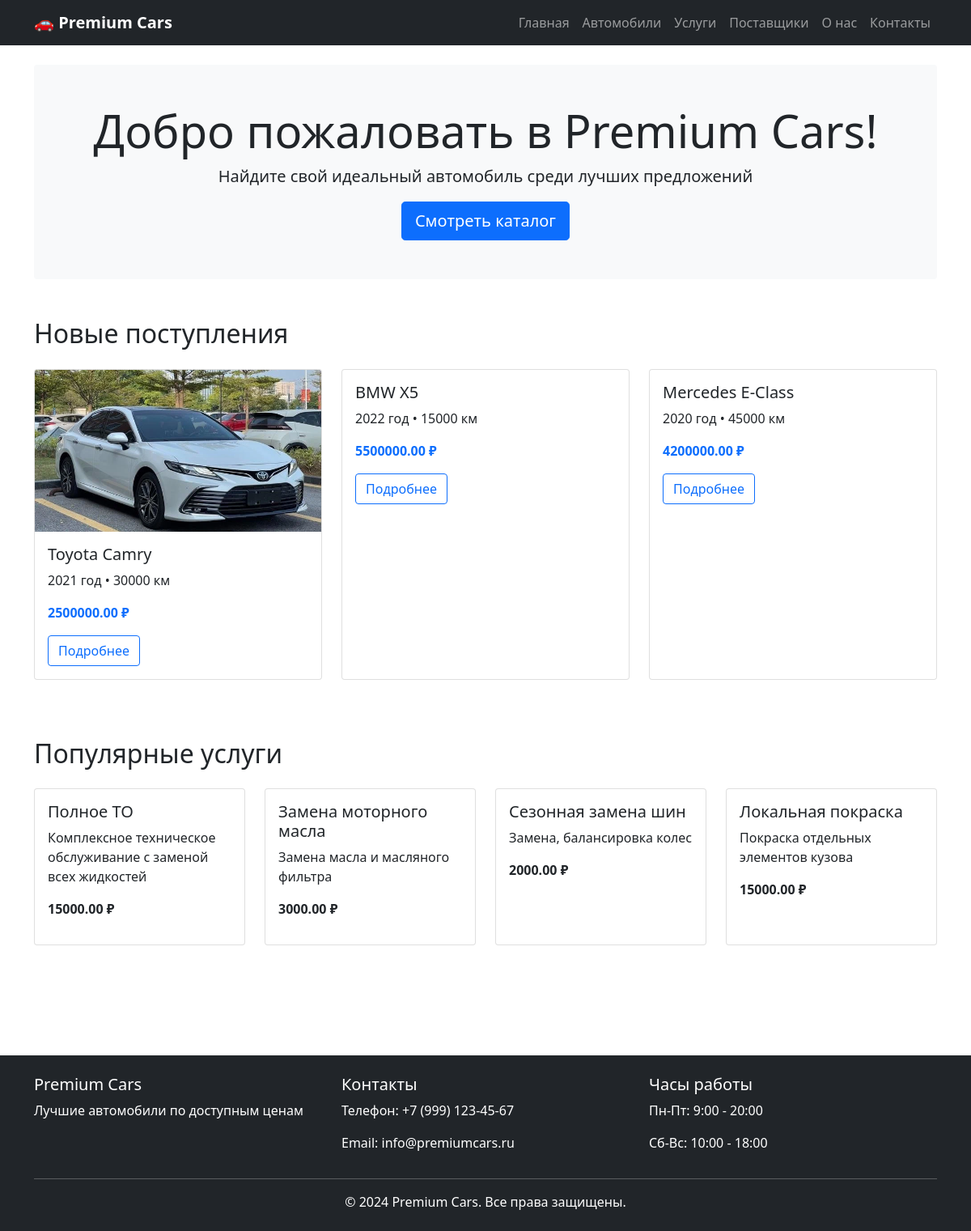
The page / on the database its author committed.
### autosalon/models.py (models this page shows, shortened)
class Car(models.Model):
    BRAND_CHOICES = [
        ('Toyota', 'Toyota'),
        ('BMW', 'BMW'),
        ('Mercedes', 'Mercedes'),
        ('Audi', 'Audi'),
        ('Hyundai', 'Hyundai'),
        ('Kia', 'Kia'),
        ('Lexus', 'Lexus'),
        ('Mazda', 'Mazda'),
    ]
    title = models.CharField(max_length=200, verbose_name="Название автомобиля")
    brand = models.CharField(max_length=50, choices=BRAND_CHOICES, verbose_name="Марка")
    model = models.CharField(max_length=100, verbose_name="Модель")
    year = models.IntegerField(verbose_name="Год выпуска")
    price = models.DecimalField(max_digits=10, decimal_places=2, verbose_name="Цена")
    mileage = models.IntegerField(verbose_name="Пробег (км)")
    color = models.CharField(max_length=50, verbose_name="Цвет")
    description = models.TextField(verbose_name="Описание")
    image = models.ImageField(upload_to='cars/', verbose_name="Фото", blank=True)
    created_at = models.DateTimeField(auto_now_add=True)
    is_sold = models.BooleanField(default=False, verbose_name="Продан")
    class Meta:
        verbose_name = "Автомобиль"
        verbose_name_plural = "Автомобили"

class Service(models.Model):
    name = models.CharField(max_length=200, verbose_name="Название услуги")
    description = models.TextField(verbose_name="Описание")
    price = models.DecimalField(max_digits=10, decimal_places=2, verbose_name="Цена")
    duration = models.CharField(max_length=50, verbose_name="Длительность")
    class Meta:
        verbose_name = "Услуга"
        verbose_name_plural = "Услуги"

### autosalon/views.py (the view)
# urls.py: path('', views.home, name='home'),
def home(request):
    cars = Car.objects.filter(is_sold=False)[:6]  # 6 последних автомобилей
    services = Service.objects.all()[:4]  # 4 услуги для показа на главной
    return render(request, 'autosalon/home.html', {
        'cars': cars,
        'services': services
    })

### autosalon/templates/autosalon/home.html
{% extends 'autosalon/base.html' %}
{% block content %}
<div class="hero-section bg-light rounded p-5 mb-5 text-center">
    <h1 class="display-4">Добро пожаловать в Premium Cars!</h1>
    <p class="lead">Найдите свой идеальный автомобиль среди лучших предложений</p>
    <a href="{% url 'cars_list' %}" class="btn btn-primary btn-lg">Смотреть каталог</a>
</div>
<section class="mb-5">
    <h2 class="mb-4">Новые поступления</h2>
    <div class="row">
        {% for car in cars %}
        <div class="col-md-4 mb-4">
            <div class="card car-card h-100">
                {% if car.image %}
                <img src="{{ car.image.url }}" class="card-img-top" alt="{{ car.title }}" style="height: 200px; object-fit: cover;">
                {% endif %}
                <div class="card-body">
                    <h5 class="card-title">{{ car.brand }} {{ car.model }}</h5>
                    <p class="card-text">{{ car.year }} год • {{ car.mileage }} км</p>
                    <p class="text-primary fw-bold">{{ car.price }} ₽</p>
                    <a href="{% url 'car_detail' car.id %}" class="btn btn-outline-primary">Подробнее</a>
                </div>
            </div>
        </div>
        {% endfor %}
    </div>
</section>
<section class="mb-5">
    <h2 class="mb-4">Популярные услуги</h2>
    <div class="row">
        {% for service in services %}
        <div class="col-md-3 mb-3">
            <div class="card h-100">
                <div class="card-body">
                    <h5 class="card-title">{{ service.name }}</h5>
                    <p class="card-text">{{ service.description|truncatechars:100 }}</p>
                    <p class="fw-bold">{{ service.price }} ₽</p>
                </div>
            </div>
        </div>
        {% endfor %}
    </div>
</section>
{% endblock %}

### autosalon/templates/autosalon/base.html (shortened to what this page needs)
<!DOCTYPE html>
<html lang="ru">
<head>
    <link href="https://cdn.jsdelivr.net/npm/bootstrap@5.1.3/dist/css/bootstrap.min.css" rel="stylesheet">
</head>
<body>
    <nav class="navbar navbar-expand-lg navbar-dark bg-dark">
        <div class="container">
            <a class="navbar-brand" href="{% url 'home' %}">🚗 Premium Cars</a>
            <div class="collapse navbar-collapse" id="navbarNav">
                <ul class="navbar-nav ms-auto">
                    <li class="nav-item"><a class="nav-link" href="{% url 'home' %}">Главная</a></li>
                    <li class="nav-item"><a class="nav-link" href="{% url 'cars_list' %}">Автомобили</a></li>
                    <li class="nav-item"><a class="nav-link" href="{% url 'services' %}">Услуги</a></li>
                    <li class="nav-item"><a class="nav-link" href="{% url 'suppliers' %}">Поставщики</a></li>
                    <li class="nav-item"><a class="nav-link" href="{% url 'about' %}">О нас</a></li>
                    <li class="nav-item"><a class="nav-link" href="{% url 'contact' %}">Контакты</a></li>
                </ul>
            </div>
        </div>
    </nav>
    <main class="container py-4">
        {% block content %}{% endblock %}
    </main>
    <footer class="bg-dark text-white py-4 mt-5">
        <div class="container">
            <div class="row">
                <div class="col-md-4">
                    <h5>Premium Cars</h5>
                    <p>Лучшие автомобили по доступным ценам</p>
                </div>
                <div class="col-md-4">
                    <h5>Контакты</h5>
                    <p>Телефон: +7 (999) 123-45-67</p>
                    <p>Email: info@premiumcars.ru</p>
                </div>
                <div class="col-md-4">
                    <h5>Часы работы</h5>
                    <p>Пн-Пт: 9:00 - 20:00</p>
                    <p>Сб-Вс: 10:00 - 18:00</p>
                </div>
            </div>
            <hr class="bg-white">
            <p class="text-center mb-0">&copy; 2024 Premium Cars. Все права защищены.</p>
        </div>
    </footer>
</body>
</html>

### autosalon/templates/autosalon/base.html (style rules this page uses)
.navbar-brand { font-weight: bold; }
.car-card { transition: transform 0.3s; }

### rows shown on the page
Car: image (picture), brand "Toyota", model "Camry", year "2021", mileage "30000", price "2500000.00"
Car: brand "BMW", model "X5", year "2022", mileage "15000", price "5500000.00"
Car: brand "Mercedes", model "E-Class", year "2020", mileage "45000", price "4200000.00"
Service: name "Полное ТО", description "Комплексное техническое обслуживание с заменой всех жидкостей", price "15000.00"
Service: name "Замена моторного масла", description "Замена масла и масляного фильтра", price "3000.00"
Service: name "Сезонная замена шин", description "Замена, балансировка колес", price "2000.00"
Service: name "Локальная покраска", description "Покраска отдельных элементов кузова", price "15000.00"
